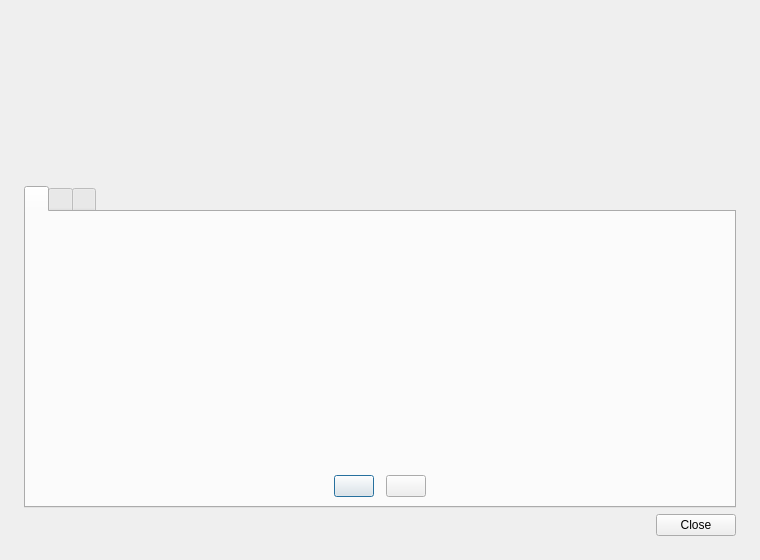
<?xml version="1.0" encoding="UTF-8"?>
<ui version="4.0">
 <class>AboutDialog</class>
 <widget class="QDialog" name="AboutDialog">
  <property name="geometry">
   <rect>
    <x>0</x>
    <y>0</y>
    <width>760</width>
    <height>560</height>
   </rect>
  </property>
  <property name="minimumSize">
   <size>
    <width>640</width>
    <height>480</height>
   </size>
  </property>
  <property name="windowTitle">
   <string/>
  </property>
  <layout class="QVBoxLayout" name="mainLayout">
   <property name="leftMargin">
    <number>24</number>
   </property>
   <property name="topMargin">
    <number>24</number>
   </property>
   <property name="rightMargin">
    <number>24</number>
   </property>
   <property name="bottomMargin">
    <number>24</number>
   </property>
   <item>
    <widget class="QLabel" name="lblLogo">
     <property name="minimumSize">
      <size>
       <width>0</width>
       <height>96</height>
      </size>
     </property>
     <property name="alignment">
      <set>Qt::AlignmentFlag::AlignCenter</set>
     </property>
    </widget>
   </item>
   <item>
    <widget class="QLabel" name="lblAppName">
     <property name="font">
      <font>
       <bold>true</bold>
      </font>
     </property>
     <property name="text">
      <string/>
     </property>
     <property name="alignment">
      <set>Qt::AlignmentFlag::AlignCenter</set>
     </property>
    </widget>
   </item>
   <item>
    <widget class="QLabel" name="lblVersion">
     <property name="text">
      <string/>
     </property>
     <property name="alignment">
      <set>Qt::AlignmentFlag::AlignCenter</set>
     </property>
    </widget>
   </item>
   <item>
    <widget class="QLabel" name="lblTagline">
     <property name="text">
      <string/>
     </property>
     <property name="alignment">
      <set>Qt::AlignmentFlag::AlignCenter</set>
     </property>
    </widget>
   </item>
   <item>
    <widget class="QTabWidget" name="tabWidget">
     <property name="currentIndex">
      <number>0</number>
     </property>
     <widget class="QWidget" name="tabInfo">
      <attribute name="title">
       <string/>
      </attribute>
      <layout class="QVBoxLayout" name="infoLayout">
       <item>
        <widget class="QLabel" name="lblCopyright">
         <property name="text">
          <string/>
         </property>
         <property name="alignment">
          <set>Qt::AlignmentFlag::AlignCenter</set>
         </property>
        </widget>
       </item>
       <item>
        <widget class="QLabel" name="lblAuthor">
         <property name="text">
          <string/>
         </property>
         <property name="alignment">
          <set>Qt::AlignmentFlag::AlignCenter</set>
         </property>
        </widget>
       </item>
       <item>
        <spacer name="infoSpacer">
         <property name="orientation">
          <enum>Qt::Orientation::Vertical</enum>
         </property>
         <property name="sizeHint" stdset="0">
          <size>
           <width>20</width>
           <height>40</height>
          </size>
         </property>
        </spacer>
       </item>
       <item>
        <layout class="QHBoxLayout" name="linksLayout">
         <property name="spacing">
          <number>12</number>
         </property>
         <item>
          <spacer name="linksLeftSpacer">
           <property name="orientation">
            <enum>Qt::Orientation::Horizontal</enum>
           </property>
           <property name="sizeHint" stdset="0">
            <size>
             <width>40</width>
             <height>20</height>
            </size>
           </property>
          </spacer>
         </item>
         <item>
          <widget class="QPushButton" name="btnGithub">
           <property name="text">
            <string/>
           </property>
          </widget>
         </item>
         <item>
          <widget class="QPushButton" name="btnDocs">
           <property name="text">
            <string/>
           </property>
          </widget>
         </item>
         <item>
          <spacer name="linksRightSpacer">
           <property name="orientation">
            <enum>Qt::Orientation::Horizontal</enum>
           </property>
           <property name="sizeHint" stdset="0">
            <size>
             <width>40</width>
             <height>20</height>
            </size>
           </property>
          </spacer>
         </item>
        </layout>
       </item>
      </layout>
     </widget>
     <widget class="QWidget" name="tabCredits">
      <attribute name="title">
       <string/>
      </attribute>
      <layout class="QVBoxLayout" name="creditsPageLayout">
       <item>
        <widget class="QScrollArea" name="scrollCredits">
         <property name="frameShape">
          <enum>QFrame::Shape::NoFrame</enum>
         </property>
         <property name="widgetResizable">
          <bool>true</bool>
         </property>
         <widget class="QWidget" name="creditsContents">
          <layout class="QVBoxLayout" name="creditsLayout"/>
         </widget>
        </widget>
       </item>
       <item>
        <widget class="QPushButton" name="btnFullList">
         <property name="text">
          <string/>
         </property>
        </widget>
       </item>
      </layout>
     </widget>
     <widget class="QWidget" name="tabLicense">
      <attribute name="title">
       <string/>
      </attribute>
      <layout class="QVBoxLayout" name="licenseLayout">
       <item>
        <widget class="QPlainTextEdit" name="txtLicense">
         <property name="readOnly">
          <bool>true</bool>
         </property>
        </widget>
       </item>
      </layout>
     </widget>
    </widget>
   </item>
   <item>
    <widget class="QDialogButtonBox" name="buttonBox">
     <property name="standardButtons">
      <set>QDialogButtonBox::StandardButton::Close</set>
     </property>
    </widget>
   </item>
  </layout>
 </widget>
 <resources/>
 <connections/>
</ui>
